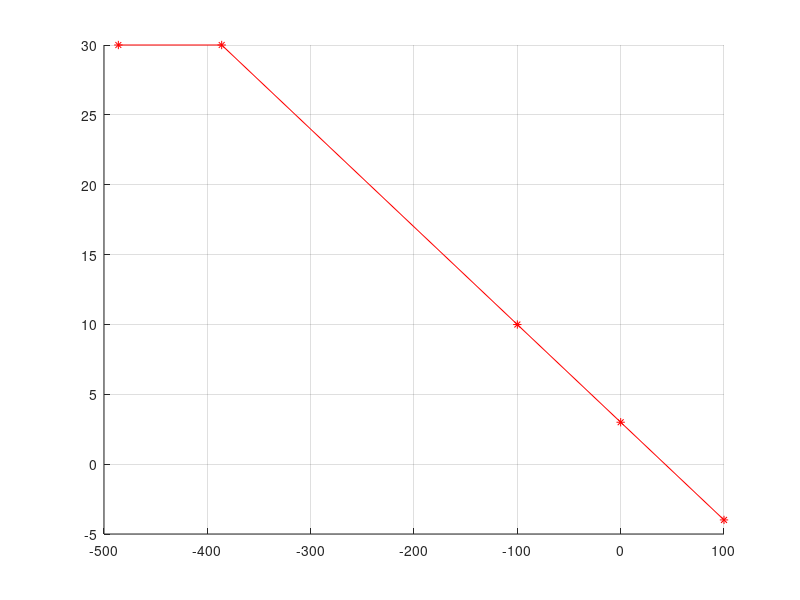

This chart was generated by the following MATLAB code:
%% Plots the Dubins path to be used with a climb rate guidance law
close all;
clear
%clear all; clc; close all
warning('off','all')

xx = 1; % #Define
yy = 2; % #Define

ground_level = 0;
attack_angle = 4*(pi/180);
descend_angle = 4*(pi/180);
dist_behind = 100;
dist_infront = -100;
net_height = 3;
height = 30;
path_z = zeros(1,5);
hor_dist = zeros(1,5);
min_turn_radius = 50;

path_z(1,5) = net_height-dist_behind*tan(attack_angle);
path_z(1,4) = net_height;
path_z(1,3) = path_z(1,4)-dist_infront*tan(attack_angle);
path_z(1,2) = height;
path_z(1,1) = path_z(1,2);
hor_dist(1,5) = dist_behind;
hor_dist(1,4) = 0;
hor_dist(1,3) = dist_infront;
hor_dist(1,2) = hor_dist(1,3)-(height-path_z(1,3))/tan(descend_angle)+ground_level/tan(descend_angle);
hor_dist(1,1) = hor_dist(1,2)-2*min_turn_radius;
% path_z = [30 30 2 0 -1];
% hor_dist = [0 75 75+150 75+150+50 75+150+50+25];

net_hor = hor_dist(4);
WP = [hor_dist; path_z];

figure(1); hold on
% plot(hor_dist-net_hor,path_z,'r*-')
plot(hor_dist,path_z,'r*-')
grid on

% x_all  = [hor_dist(1)-net_hor];
% y_all  = [path_z(1)];
% dy_all = [0];
% 
% %% Circle arcs
% %max_pitch = 5.5; [deg] (ved 2/20 m/s)
% %max_pitch = 9.5; [deg] (ved 2/12 m/s)
% R = 500;
% 
% num_WP = length(WP(xx,:));
% 
% x_prev = WP(xx,1)-net_hor;
% 
% for i=1:(num_WP-3)
%     a = norm(WP(:,i)-WP(:,i+2));
%     b = norm(WP(:,i)-WP(:,i+1));
%     c = norm(WP(:,i+1)-WP(:,i+2));
%     cos_2_alpha = (-a*a+b*b+c*c)/(2*b*c);
%     
%     alpha = acos(cos_2_alpha)/2;
%     
%     R_tangent = R/tan(alpha);
%     
%     theta1 = atan2(WP(yy,i+1)-WP(yy,i),WP(xx,i+1)-WP(xx,i));
%     theta2 = atan2(WP(yy,i+2)-WP(yy,i+1),WP(xx,i+2)-WP(xx,i+1));
%     
%     x1 = WP(xx,i+1) - R_tangent*cos(theta1);
%     y1 = WP(yy,i+1) - R_tangent*sin(theta1);
%     
%     x2 = WP(xx,i+1) + R_tangent*cos(theta2);
%     y2 = WP(yy,i+1) + R_tangent*sin(theta2);
%     
%     c = sqrt((x1-x2)^2 + (y1-y2)^2);
%     cosAlpha = (c^2)/(2*R*c);
%     
%     A = [x1 y1];
%     B = [x2 y2];
%     u_AB = (B - A)/c; % Unit vector from first to second center
%     pu_AB = [u_AB(2), -u_AB(1)]; % Perpendicular vector to unit vector
% 
%     intersect_1 = A + u_AB * (R*cosAlpha) + pu_AB * (R*sqrt(1-cosAlpha^2));
%     intersect_2 = A + u_AB * (R*cosAlpha) - pu_AB * (R*sqrt(1-cosAlpha^2));
%     
%     if ((WP(xx,i+1)-intersect_1(1))^2 + (WP(yy,i+1)-intersect_1(2))^2 > R^2)
%         xc = intersect_1(1);
%         yc = intersect_1(2);
%     else
%         xc = intersect_2(1);
%         yc = intersect_2(2);
%     end
%     
% %     syms xc yc
% %     [xc,yc] = solve((x1-xc)^2 + (y1-yc)^2 == R^2, (x2-xc)^2 + (y2-yc)^2 == R^2, (WP(xx,i+1)-xc)^2 + (WP(yy,i+1)-yc)^2 > R^2, xc, yc);
% %     xc = double(xc);
% %     yc = double(yc);
% %     
% %     xc = xc(1)
% %     yc = yc(1)
%     
%     x1 = x1-net_hor;
%     x2 = x2-net_hor;
%     xc = xc-net_hor;
%     
%     numPoints = 1000;
%     x  = linspace(x1,x2,numPoints);
%     if y1-yc > 0
%         sgn = 1;
%     else
%         sgn = -1;
%     end
%     y  = sgn*sqrt(R^2-(x-xc).^2);  
%     %y  = sgn*sqrt(R^2-(-R:R/500:(R-R/500)).^2); 
%     plot(x,y+yc,'black-','linewidth',1);
%     %plot((-R:R/500:(R-R/500))+xc,y+yc,'black-','linewidth',1);
%     
%     
%     x_all = [x_all x1 x x2];
%     y_all = [y_all y1 (y+yc) y2];
%     
%     dy2 = zeros(1,numPoints);
%     dy2(1) = theta1;
%     for j=1:(length(y)-1)
%         dy2(j+1) = atan2(y(j+1)-y(j),x(j+1)-x(j));
%     end
%     dy2(end) = theta2;
%     
%     %dy = dy2;
%     dy = -sgn*(x-xc)./sqrt(R^2-(x-xc).^2);
%     dy_all = [dy_all theta1 dy2 theta2];
%     
%     figure(2); hold on;
%     plot([x_prev x1],rad2deg([theta1 theta1]),'black-','linewidth',1); %Straight lines
%     plot(x,rad2deg(dy),'black-','linewidth',1);
%     figure(1); hold on;
%     x_prev = x2;
%     
%     plot(x1,y1,'b*')
%     plot(x2,y2,'g*')
%     %plot(xc,yc,'black*')
% end
% legend('Path lines','Path circle arcs')
% xlabel('Longitudinal distance [m]'); ylabel('Height [m]');
% 
% figure(2); hold on;
% plot([x_prev WP(xx,end)-net_hor],rad2deg([theta2 theta2]),'black-','linewidth',1);
% grid on; legend('Desired climb rate (picewise)')
% xlabel('Longitudinal distance [m]'); ylabel('Climb rate [m/s]');
% 
% x_all = [x_all hor_dist(end)-net_hor];
% y_all = [y_all path_z(end)];
% dy_all = [dy_all theta2];
% 
% figure(3); hold on
% plot(hor_dist-net_hor,path_z,'b--*','linewidth',2)
% plot(x_all,y_all,'r-','linewidth',2);
% grid on; legend('Original path','Dubins path')
% xlabel('Longitudinal distance [m]'); ylabel('Height [m]');
% title('Dubins landing path')
% 
% %%
% figure(4);
% % plot(x_all,rad2deg(dy_all),'b-','linewidth',1);
% plot(x_all,dy_all,'b-','linewidth',2);
% grid on; legend('Desired climb ratio')
% xlabel('Longitudinal distance [m]'); ylabel('Climb ratio [m/m]');
% title('Derivative of Dubins landing path')
% 
% %%
% figure(5); hold on
% [hAx,l1,l2] = plotyy(x_all,y_all,x_all,dy_all)
% legend('Dubins Path','Dubins Path Derivative')
% xlabel('Longitudinal distance [m]');
% ylabel(hAx(1),'Desired Height [m]') % left y-axis
% ylabel(hAx(2),'Desired Climb Rate Ratio [m/m]') % right y-axis
% xlim(hAx(1),[-275 25])
% xlim(hAx(2),[-275 25])
% ylim(hAx(1),[-5 35])
% ylim(hAx(2),[-0.7/3 0.1/3])
% grid(hAx(1),'on')
% grid(hAx(2),'on')
% title('Dubins landing path')
% 
% %%
% dy2_all = zeros(1,length(x_all));
% for i=1:length(dy2_all)-1
%     dy2_all(i) = (y_all(i+1)-y_all(i))/(x_all(i+1)-x_all(i));
% end
% dy2_all(end) = dy2_all(end-1);
% figure(6); hold on; grid on
% plot(x_all,dy_all,'b')
% plot(x_all,dy2_all,'r')
% legend('Old (angle)','New (dy/dx)')